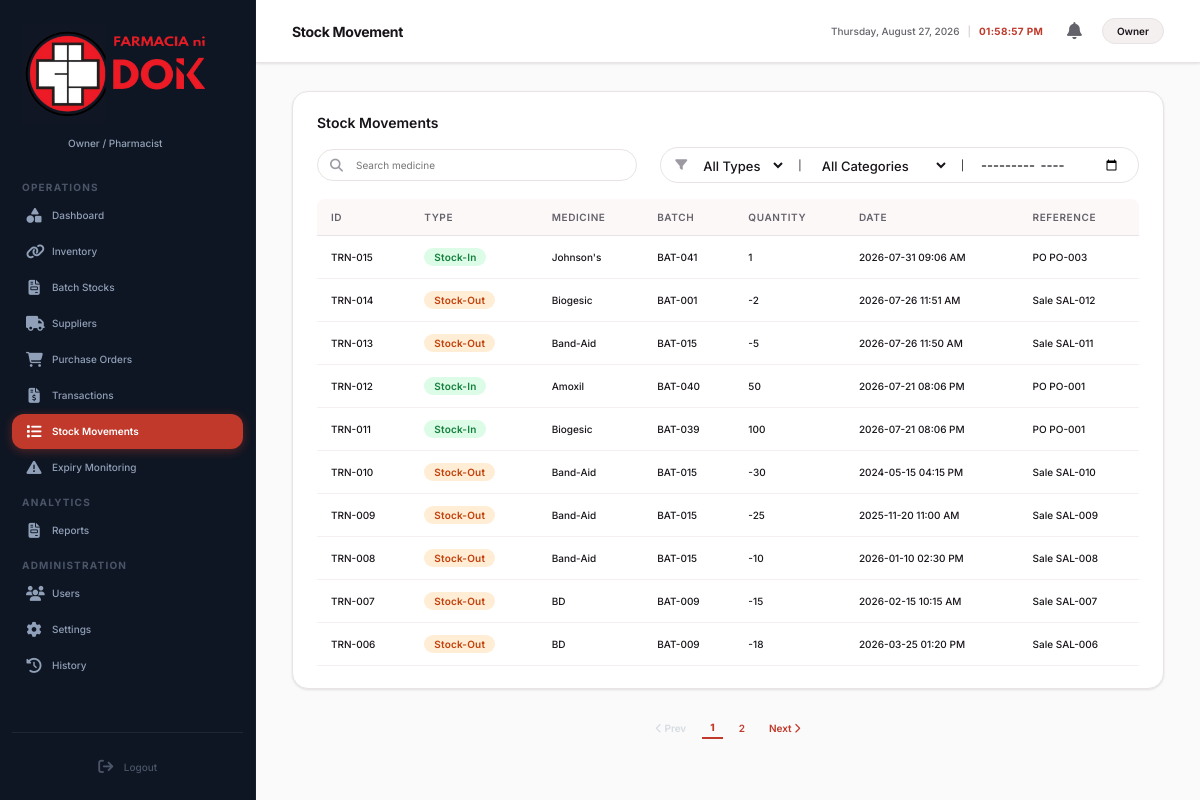
The app's page /stock_movements (signed in) with its own data.
### tables this page shows
CREATE TABLE stock_movements (
            id TEXT PRIMARY KEY,
            type TEXT NOT NULL,
            medicine_id TEXT NOT NULL,
            batch_id TEXT NOT NULL,
            quantity INTEGER NOT NULL,
            movement_date TEXT NOT NULL,
            reference TEXT NOT NULL,
            FOREIGN KEY (medicine_id) REFERENCES inventory (id),
            FOREIGN KEY (batch_id) REFERENCES batches (id)
        );

CREATE TABLE inventory (
            id TEXT PRIMARY KEY,
            generic TEXT,
            brand TEXT NOT NULL,
            category TEXT NOT NULL,
            stock INTEGER NOT NULL,
            reorder_point INTEGER NOT NULL,
            status TEXT NOT NULL,
            product_name TEXT NOT NULL,
            description TEXT NOT NULL,
            unit_of_measure TEXT NOT NULL,
            purchase_price REAL NOT NULL,
            supplier TEXT NOT NULL,
            archived_at TEXT DEFAULT NULL,
            deleted_at TEXT DEFAULT NULL
        );

### app.py (the view)
@app.route('/stock_movements')
def stock_movements():
    conn = get_db_connection()
    items = conn.execute('''
        SELECT sm.id, sm.type, i.brand as medicine, sm.batch_id as batch, sm.quantity, sm.movement_date as date, sm.reference, i.category
        FROM stock_movements sm
        JOIN inventory i ON sm.medicine_id = i.id
        ORDER BY sm.id DESC
    ''').fetchall()
    conn.close()
    return render_template('stock_movements.html', items=items, active_page='stock_movements')

### app.py (called while the page is built)
def get_local_ip():
    try:
        s = socket.socket(socket.AF_INET, socket.SOCK_DGRAM)
        s.connect(('8.8.8.8', 80))
        ip = s.getsockname()[0]
        s.close()
        return ip
    except Exception:
        return '127.0.0.1'

@app.context_processor
def inject_system_info():
    return {'local_ip': get_local_ip()}

@app.before_request
def require_login():
    allowed_routes = ['login', 'static', 'forgot_password', 'send_otp', 'verify_otp']
    if request.endpoint not in allowed_routes and 'user_id' not in session:
        return redirect(url_for('login'))

### database.py (called while the page is built)
def get_db_path():
    if getattr(sys, 'frozen', False):
        base_dir = os.path.dirname(sys.executable)
    else:
        base_dir = os.path.dirname(os.path.abspath(__file__))
    return os.path.join(base_dir, 'farmacia.db')

def get_db_connection():
    conn = sqlite3.connect(get_db_path())
    conn.row_factory = sqlite3.Row
    return conn

### templates/stock_movements.html (shortened to what this page needs)
{% extends 'base.html' %}
{% block title %}Stock Movement{% endblock %}
{% block content %}
<div class="panel">
    <div class="panel-header" style="display: flex; flex-direction: column; gap: 16px; align-items: stretch;">
        <div style="display: flex; justify-content: space-between; align-items: center;">
            <h3 style="margin: 0;">Stock Movements</h3>
        </div>
        <div style="display: flex; gap: 12px; align-items: center; justify-content: space-between; width: 100%;">
            <div class="search-input" style="margin-bottom: 0; max-width: 320px;">
                <i class="fa-solid fa-magnifying-glass"></i>
                <input type="text" id="search-input" placeholder="Search medicine" onkeyup="filterTable()">
            </div>
            <div class="filter-container">
                <i class="fa-solid fa-filter"></i>
                <select id="filter-type" class="filter-select" onchange="filterTable()">
                    <option value="">All Types</option>
                </select>
                <span style="color: var(--border-light); font-size: 14px; user-select: none; margin: 0 4px;">|</span>
                <select id="filter-category" class="filter-select" onchange="filterTable()">
                    <option value="">All Categories</option>
                </select>
                <span style="color: var(--border-light); font-size: 14px; user-select: none; margin: 0 4px;">|</span>
                <input type="month" id="filter-month" class="filter-input-date" onchange="filterTable()">
            </div>
        </div>
    </div>
    <table>
        <thead>
            <tr>
                <th>ID</th>
                <th>Type</th>
                <th>Medicine</th>
                <th>Batch</th>
                <th>Quantity</th>
                <th>Date</th>
                <th>Reference</th>
            </tr>
        </thead>
        <tbody>
            {% for item in items %}
            <tr data-type="{{ item.type }}" data-medicine="{{ item.medicine | lower }}" data-category="{{ item.category | lower }}" data-date="{{ item.date }}">
                <td>{{ item.id }}</td>
                <td>
                    <span class="status-badge {% if item.type == 'Stock-In' %}badge-stock-in{% else %}badge-stock-out{% endif %}">
                        {{ item.type }}
                    </span>
                </td>
                <td>{{ item.medicine }}</td>
                <td>{{ item.batch }}</td>
                <td>{{ item.quantity }}</td>
                <td>{{ item.date }}</td>
                <td>{{ item.reference }}</td>
            </tr>
            {% endfor %}
        </tbody>
    </table>
</div>
{% endblock %}

### static/css/style.css (style rules this page uses)
:root { --accent: #c0392b; --accent-hover: #a93226; --accent-light: rgba(192, 57, 43, 0.09); --accent-muted: rgba(192, 57, 43, 0.16); --bg: #fafafa; --bg-soft: #f4f0f0; --card-bg: #ffffff; --surface: #fdf8f8; --sidebar-bg: #0f1623; --sidebar-w: 256px; --text: #18141a; --text-secondary: #64626a; --text-muted: #9d9aa3; --border: #e9e3e3; --border-strong: #d6cccc; --shadow-sm: 0 1px 3px rgba(20,16,16,0.07), 0 1px 2px rgba(20,16,16,0.04); --shadow-md: 0 4px 12px rgba(20,16,16,0.09), 0 2px 4px rgba(20,16,16,0.05); --shadow-lg: 0 12px 32px rgba(20,16,16,0.11), 0 4px 8px rgba(20,16,16,0.06); --badge-lowstock-bg: rgba(220, 38, 38, 0.10); --badge-lowstock-txt: #b91c1c; --badge-nearexpiry-bg: rgba(217, 119, 6, 0.11); --badge-nearexpiry-txt: #92400e; --badge-good-bg: rgba(16, 185, 129, 0.10); --badge-good-txt: #065f46; --badge-nostock-bg: rgba(185, 28, 28, 0.10); --badge-nostock-txt: #991b1b; --radius-sm: 8px; --radius-md: 12px; --radius-lg: 16px; --radius-xl: 20px; --radius-full: 9999px; }
* { margin: 0; padding: 0; box-sizing: border-box; }
body { font-family: 'Inter', system-ui, sans-serif; background: var(--bg); color: var(--text); -webkit-font-smoothing: antialiased; -moz-osx-font-smoothing: grayscale; }
.panel { background: var(--card-bg); border-radius: var(--radius-lg); border: 1px solid var(--border); padding: 22px 24px; box-shadow: var(--shadow-sm); margin-bottom: 20px; }
table { width: 100%; border-collapse: collapse; }
th, td { padding: 12px 14px; text-align: left; font-size: 13px; }
th { color: var(--text-secondary); font-weight: 600; text-transform: uppercase; font-size: 10.5px; letter-spacing: 0.6px; border-bottom: 1.5px solid var(--border); background: var(--surface); }
th:first-child { border-radius: var(--radius-sm) 0 0 0; }
th:last-child { border-radius: 0 var(--radius-sm) 0 0; }
td { color: var(--text); font-weight: 500; border-bottom: 1px solid var(--bg-soft); }
tbody tr { transition: background-color 0.14s; }
.status-badge { padding: 3px 10px; border-radius: var(--radius-full); font-size: 11.5px; font-weight: 600; display: inline-block; letter-spacing: 0.2px; }
.search-input { position: relative; max-width: 300px; width: 100%; }
.search-input input { padding: 9px 14px 9px 38px; width: 100%; border-radius: var(--radius-full); border: 1.5px solid var(--border); outline: none; background: var(--card-bg); font-family: inherit; font-size: 13px; color: var(--text); transition: border-color 0.18s; }
.search-input i { position: absolute; left: 13px; top: 10px; color: var(--text-muted); font-size: 13px; }
.panel-header { display: flex; justify-content: space-between; align-items: center; margin-bottom: 16px; }
.panel-header h3 { font-size: 15px; font-weight: 600; color: var(--text); }
.filter-container { display: flex; align-items: center; gap: 8px; background: var(--card-bg); border: 1.5px solid var(--border); border-radius: var(--radius-full); padding: 3px 14px; min-height: 36px; transition: border-color 0.18s; }
.filter-container i { color: var(--text-muted); font-size: 12px; flex-shrink: 0; }
.filter-select, .filter-input-date { border: none !important; background: transparent !important; color: var(--text) !important; font-size: 13px !important; font-weight: 500 !important; padding: 3px 4px !important; outline: none !important; cursor: pointer; font-family: inherit; }

### records on screen
stock_movements: id "TRN-015", type "Stock-In", medicine "Johnson's", batch "BAT-041", quantity "1", date "2026-07-31 09:06 AM", reference "PO PO-003"
stock_movements: id "TRN-014", type "Stock-Out", medicine "Biogesic", batch "BAT-001", quantity "-2", date "2026-07-26 11:51 AM", reference "Sale SAL-012"
stock_movements: id "TRN-013", type "Stock-Out", medicine "Band-Aid", batch "BAT-015", quantity "-5", date "2026-07-26 11:50 AM", reference "Sale SAL-011"
stock_movements: id "TRN-012", type "Stock-In", medicine "Amoxil", batch "BAT-040", quantity "50", date "2026-07-21 08:06 PM", reference "PO PO-001"
stock_movements: id "TRN-011", type "Stock-In", medicine "Biogesic", batch "BAT-039", quantity "100", date "2026-07-21 08:06 PM", reference "PO PO-001"
stock_movements: id "TRN-010", type "Stock-Out", medicine "Band-Aid", batch "BAT-015", quantity "-30", date "2024-05-15 04:15 PM", reference "Sale SAL-010"
stock_movements: id "TRN-009", type "Stock-Out", medicine "Band-Aid", batch "BAT-015", quantity "-25", date "2025-11-20 11:00 AM", reference "Sale SAL-009"
stock_movements: id "TRN-008", type "Stock-Out", medicine "Band-Aid", batch "BAT-015", quantity "-10", date "2026-01-10 02:30 PM", reference "Sale SAL-008"
stock_movements: id "TRN-007", type "Stock-Out", medicine "BD", batch "BAT-009", quantity "-15", date "2026-02-15 10:15 AM", reference "Sale SAL-007"
stock_movements: id "TRN-006", type "Stock-Out", medicine "BD", batch "BAT-009", quantity "-18", date "2026-03-25 01:20 PM", reference "Sale SAL-006"

### other values on screen
{{ session.get('role', 'Owner / Pharmacist') }} "Owner / Pharmacist"
{{ session.get('name', 'Owner') }} "Owner"
